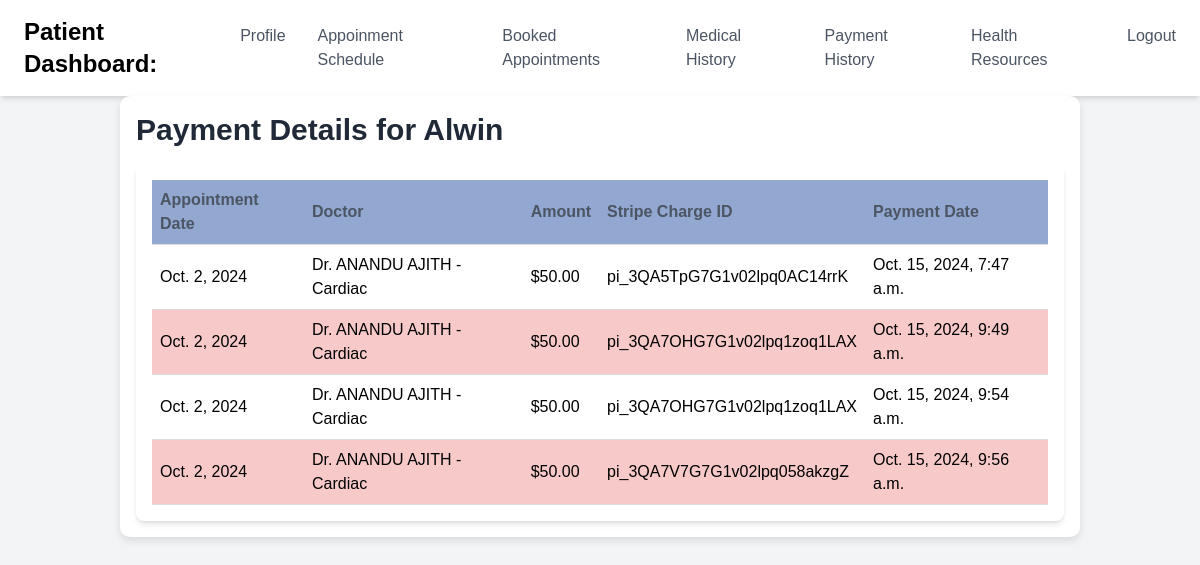
The app's page /patients/5/payments/, older data.
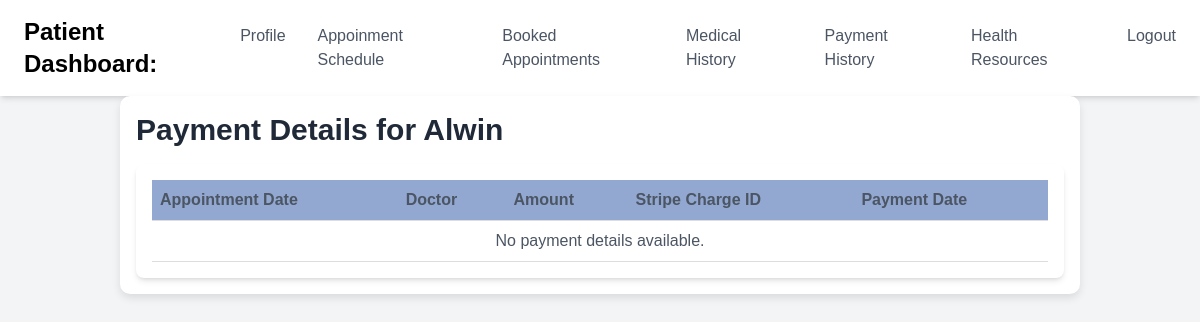
The same page, newer data.
### e_hospitalityapp/models.py (models this page shows, shortened)
class Payment(models.Model):
    appointment = models.ForeignKey(PatientAppointment, on_delete=models.CASCADE, related_name="payment")
    amount = models.DecimalField(max_digits=8, decimal_places=2)
    stripe_charge_id = models.CharField(max_length=100)
    timestamp = models.DateTimeField(auto_now_add=True)

class Appointment(models.Model):
    specialization = models.CharField(max_length=100)
    doctor = models.ForeignKey('DoctorProfile', on_delete=models.CASCADE)
    appointment_date = models.DateField()
    appointment_time_from = models.TimeField()
    appointment_time_to = models.TimeField()

class DoctorProfile(models.Model):
    user = models.OneToOneField(User, on_delete=models.CASCADE)
    phone = models.CharField(max_length=15)
    specialization = models.CharField(max_length=100)
    experience = models.PositiveIntegerField()  # for storing years of experience
    license_number = models.CharField(max_length=100, unique=True)
    profile_picture = models.ImageField(upload_to='profile_pictures/', blank=True, null=True)
    date_registered = models.DateTimeField(auto_now_add=True)
    is_approved = models.BooleanField(default=False)
    def __str__(self):
        return f"Dr. {self.user.first_name} {self.user.last_name} - {self.specialization}"

### e_hospitalityapp/views.py (the view)
# urls.py: path('patients/<int:patient_id>/payments/', views.payment_details_for_patient, name='payment_details_for_patient'),
def payment_details_for_patient(request, patient_id):
    patient = get_object_or_404(PatientProfile, id=patient_id)
    appointments = PatientAppointment.objects.filter(patient=patient)
    payments = Payment.objects.filter(appointment__in=appointments)
    return render(request, 'payment_list.html', {
        'patient_profile': patient,
        'payments': payments
    })

### templates/payment_list.html (shortened to what this page needs)
{% extends 'patient_view.html' %}
{% block content %}
<div class="container mx-auto p-4">
  <h1 class="text-3xl font-bold text-gray-800 mb-4">Payment Details for {{ patient_profile.user.username }}</h1>
  <div class="bg-white shadow-md rounded-lg p-4">
    <table class="w-full">
      <thead>
        <tr>
          <th class="text-left font-bold text-gray-600 p-2">Appointment Date</th>
          <th class="text-left font-bold text-gray-600 p-2">Doctor</th>
          <th class="text-left font-bold text-gray-600 p-2">Amount</th>
          <th class="text-left font-bold text-gray-600 p-2">Stripe Charge ID</th>
          <th class="text-left font-bold text-gray-600 p-2">Payment Date</th>
        </tr>
      </thead>
      <tbody>
        {% for payment in payments %}
        <tr>
          <td class="p-2">{{ payment.appointment.appoinment.appointment_date }}</td>
          <td class="p-2">{{ payment.appointment.appoinment.doctor }}</td>
          <td class="p-2">${{ payment.amount }}</td>
          <td class="p-2">{{ payment.stripe_charge_id }}</td>
          <td class="p-2">{{ payment.timestamp }}</td>
        </tr>
        {% empty %}
        <tr>
          <td colspan="5" class="text-center text-gray-600">No payment details available.</td>
        </tr>
        {% endfor %}
      </tbody>
    </table>
  </div>
</div>
{% endblock %}

Row changes from the older to the newer data that the page shows:
removed Payment: appointment.appoinment.appointment_date "Oct. 2, 2024", appointment.appoinment.doctor "Dr. ANANDU AJITH - Cardiac", amount "50.00", stripe_charge_id "pi_3QA5TpG7G1v02lpq0AC14rrK", timestamp "Oct. 15, 2024, 7:47 a.m."
removed Payment: appointment.appoinment.appointment_date "Oct. 2, 2024", appointment.appoinment.doctor "Dr. ANANDU AJITH - Cardiac", amount "50.00", stripe_charge_id "pi_3QA7OHG7G1v02lpq1zoq1LAX", timestamp "Oct. 15, 2024, 9:49 a.m."
removed Payment: appointment.appoinment.appointment_date "Oct. 2, 2024", appointment.appoinment.doctor "Dr. ANANDU AJITH - Cardiac", amount "50.00", stripe_charge_id "pi_3QA7OHG7G1v02lpq1zoq1LAX", timestamp "Oct. 15, 2024, 9:54 a.m."
removed Payment: appointment.appoinment.appointment_date "Oct. 2, 2024", appointment.appoinment.doctor "Dr. ANANDU AJITH - Cardiac", amount "50.00", stripe_charge_id "pi_3QA7V7G7G1v02lpq058akzgZ", timestamp "Oct. 15, 2024, 9:56 a.m."
Text that changed along with them:
text now shown: "No payment details available."
